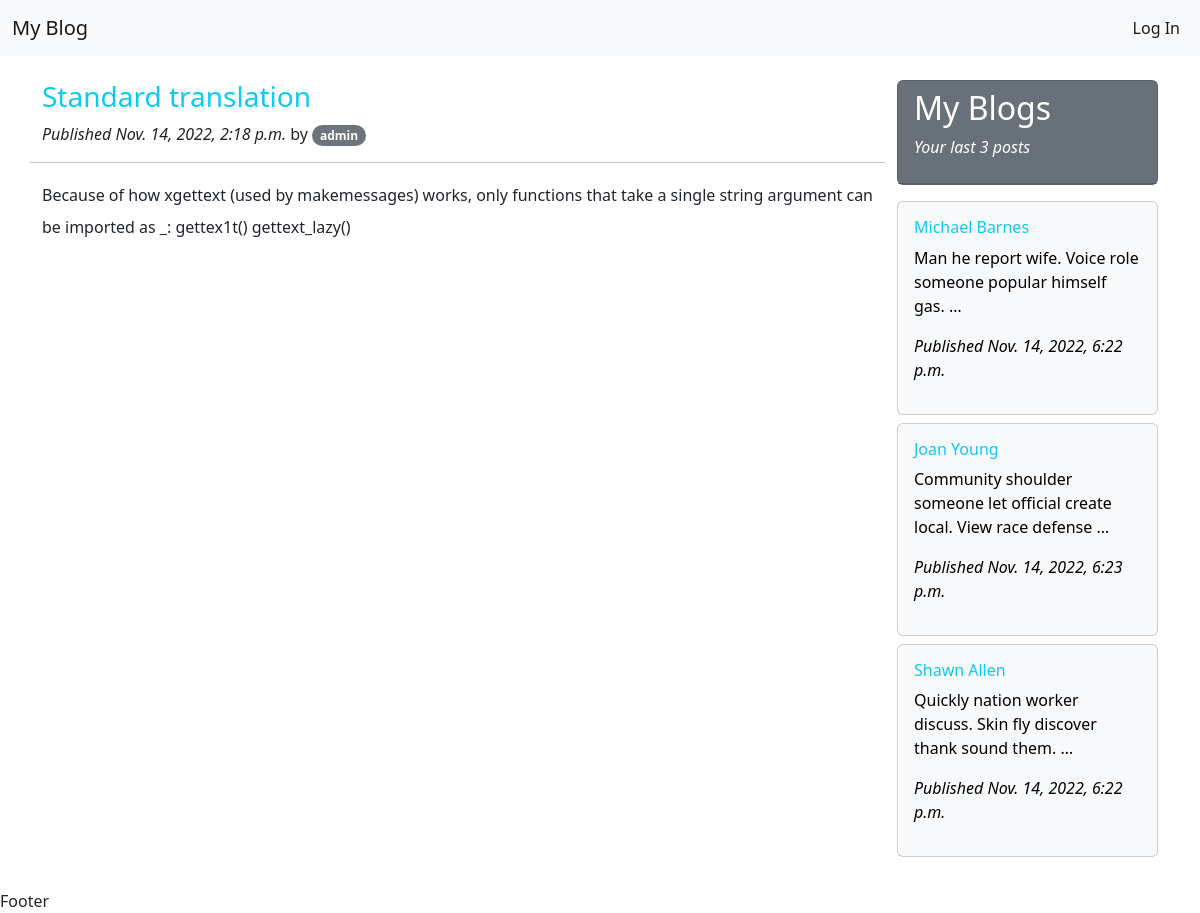
The page /posts/2/standard-translation/ (signed in) on the database its author committed.
### pages/models.py (models this page shows, shortened)
class DateTime(models.Model):
    created_at=models.DateTimeField(auto_now_add=True)
    updated_at=models.DateTimeField(auto_now=True)
    class Meta:
        abstract = True

class Post(DateTime):
    author=models.ForeignKey(User, related_name="author", on_delete=models.CASCADE)
    title=models.CharField(max_length=150)
    slug = models.SlugField(max_length=300, verbose_name=_('Post Slug'))
    description=models.TextField(_("Describe your post here..."), max_length=3000)
    status=models.CharField(max_length=7,choices=STATUS, default='Draft')
    class Meta:
        verbose_name = _("Post")
        verbose_name_plural = _("Posts")
        ordering=['-created_at']

### pages/views.py (the view)
# urls.py: path("posts/<int:pk>/<slug:slug>/", views.post_detail , name="post_detail"),
def post_detail(request, pk, slug):
    post=models.Post.objects.get(
        pk=pk,
        slug=slug,
        status='Publish' )
    print(post)
    context = {
        'post': post,
    }
    return render(request, 'post_detail.html', context)

### pages/context_processors.py (called while the page is built)
def my_blogs(request):
    my_blogs = Post.objects.filter(author=request.user)[:3]
    return {
        'my_blogs': my_blogs,
    }

### pages/models.py (called while the page is built)
    def __str__(self):
        return self.title

    def get_absolute_url(self):
        return reverse("pages:post_detail", kwargs={"pk": self.pk, "slug":self.slug})

### templates/post_detail.html (shortened to what this page needs)
{% extends "base.html" %}
{% block content %}
	<div class="col-lg-9">
		<div id="postlist">
			<div class="panel">
                <div class="panel-heading">
                    <div class="text-center">
                        <div class="row">
                            <div class="col-sm-12 text-start">
                                <h3 class="text-info">{{post.title}}</h3>
                                <p class=""><span class="fst-italic">Published {{post.updated_at}}</span> by <span class="badge rounded-pill text-bg-secondary">{{post.author.username}}</span></p>
                            </div>
                            <hr/>
                        </div>
                    </div>
                </div>
            <div class="panel-body lh-lg fw-light">
                {{post.description}}
            </div>
        </div>
    </div>
</div>
{% endblock content %}

### templates/base.html (shortened to what this page needs)
<!doctype html>
<html lang="en">
  <head>
    <link href="https://cdn.jsdelivr.net/npm/bootstrap@5.2.2/dist/css/bootstrap.min.css" rel="stylesheet">
</head>
  <body>
    <div>
        {% include  'navbar.html' %}
    </div>
    <main class="container my-4">
        <div class="row">
            {% block content %}{% endblock %}
            <div class="col-lg-3">
                <div class="card text-bg-secondary mb-3" style="max-width: 18rem;">
                    <div class="card-header">
                        <h2>My Blogs</h2>
                        <p class="fst-italic">Your last 3 posts</p>
                    </div>
                </div>
                {% for myblog in my_blogs  %}
                <div class="card text-bg-light mb-2" style="max-width: 18rem; cursor: pointer;" onclick="location.href='{{myblog.get_absolute_url}}';">
                    <div class="card-body">
                      <h6 class="card-title text-info ">{{myblog.title|truncatechars:20}}</h6>
                      <p class="card-text">{{myblog.description|truncatewords:10}}</p>
                      <p class=""><span class="fst-italic">Published {{myblog.updated_at}}</span></p>
                    </div>
                </div>
                {% endfor %}
            </div>
        </div>
    </main>
    <div>Footer</div>
    <script src="https://cdn.jsdelivr.net/npm/bootstrap@5.2.2/dist/js/bootstrap.min.js"></script>  </body>
</html>

### rows shown on the page
Post: title "Standard translation", updated_at "Nov. 14, 2022, 2:18 p.m.", author.username "admin", description "Because of how xgettext (used by makemessages) works, only functions that take a single string argument can be imported as _: gettex1t() gettext_lazy()"
Post: title "Michael Barnes", description "Man he report wife. Voice role someone popular himself gas. …", updated_at "Nov. 14, 2022, 6:22 p.m."
Post: title "Joan Young", description "Community shoulder someone let official create local. View race defense …", updated_at "Nov. 14, 2022, 6:23 p.m."
Post: title "Shawn Allen", description "Quickly nation worker discuss. Skin fly discover thank sound them. …", updated_at "Nov. 14, 2022, 6:22 p.m."
